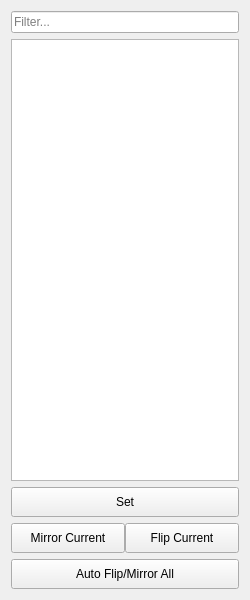
<?xml version="1.0" encoding="UTF-8"?>
<ui version="4.0">
 <class>sdk_ui</class>
 <widget class="QWidget" name="sdk_ui">
  <property name="windowModality">
   <enum>Qt::NonModal</enum>
  </property>
  <property name="geometry">
   <rect>
    <x>0</x>
    <y>0</y>
    <width>250</width>
    <height>600</height>
   </rect>
  </property>
  <property name="mouseTracking">
   <bool>false</bool>
  </property>
  <property name="windowTitle">
   <string>SDK</string>
  </property>
  <layout class="QVBoxLayout" name="verticalLayout_2">
   <item>
    <layout class="QVBoxLayout" name="layout_all">
     <item>
      <widget class="QLineEdit" name="filter_lineEdit">
       <property name="text">
        <string notr="true"/>
       </property>
       <property name="placeholderText">
        <string>Filter...</string>
       </property>
       <property name="clearButtonEnabled">
        <bool>true</bool>
       </property>
      </widget>
     </item>
     <item>
      <widget class="QListView" name="listVive"/>
     </item>
     <item>
      <widget class="QPushButton" name="set_bt">
       <property name="minimumSize">
        <size>
         <width>0</width>
         <height>30</height>
        </size>
       </property>
       <property name="text">
        <string>Set</string>
       </property>
      </widget>
     </item>
     <item>
      <layout class="QHBoxLayout" name="layout_flipMirror" stretch="0,0">
       <property name="spacing">
        <number>0</number>
       </property>
       <property name="sizeConstraint">
        <enum>QLayout::SetMinimumSize</enum>
       </property>
       <property name="leftMargin">
        <number>0</number>
       </property>
       <item>
        <widget class="QPushButton" name="mirror_bt">
         <property name="minimumSize">
          <size>
           <width>0</width>
           <height>30</height>
          </size>
         </property>
         <property name="text">
          <string>Mirror Current</string>
         </property>
        </widget>
       </item>
       <item>
        <widget class="QPushButton" name="flip_bt">
         <property name="minimumSize">
          <size>
           <width>0</width>
           <height>30</height>
          </size>
         </property>
         <property name="text">
          <string>Flip Current</string>
         </property>
        </widget>
       </item>
      </layout>
     </item>
     <item>
      <widget class="QPushButton" name="autoFlipMirrorAll_bt">
       <property name="minimumSize">
        <size>
         <width>0</width>
         <height>30</height>
        </size>
       </property>
       <property name="text">
        <string>Auto Flip/Mirror All</string>
       </property>
      </widget>
     </item>
    </layout>
   </item>
  </layout>
 </widget>
 <resources/>
 <connections/>
</ui>
